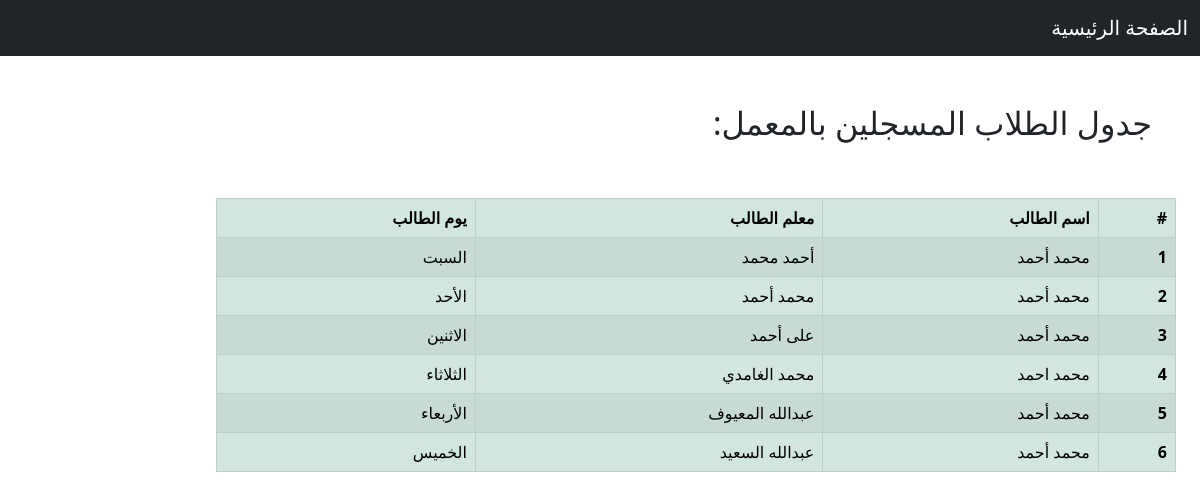
The page /students/ on the database its author committed.
### main/models.py (models this page shows, shortened)
class Student(models.Model):
    name = models.CharField(max_length=150, verbose_name='الاسم')
    teacher = models.ForeignKey(Teacher, on_delete=models.CASCADE)

class Teacher(models.Model):
    satur = 0
    sun = 1
    mon = 2
    tues = 3
    wedns = 4
    thurs = 5
    Choices = [
        (satur, 'السبت'),
        (sun, 'الأحد'),
        (mon, 'الاثنين'),
        (tues, 'الثلاثاء'),
        (wedns, 'الاربعاء'),
        (thurs, 'الخميس')
    ]
    name = models.CharField(max_length=150, verbose_name='الاسم')
    day = models.PositiveSmallIntegerField(
        choices=Choices, verbose_name='يوم المدرس بالمعمل')

### main/views.py (the view)
# urls.py: path('students/', views.students, name='students'),
def students(request):
    student_list = Student.objects.all()
    return render(request, 'main/students.html', {'students': student_list})

### main/templatetags/my_filters.py (called while the page is built)
def day(obj):
    dict = {0: 'السبت', 1: 'الأحد', 2: 'الاثنين', 3: 'الثلاثاء', 4: 'الأربعاء', 5: 'الخميس'}
    return dict[obj]

### templates/main/students.html (shortened to what this page needs)
{% extends "main/lab.html" %}
{% load my_filters %}
{% block header%}
<h2 class="p-5">جدول الطلاب المسجلين بالمعمل: </h3>
{% endblock %}
{% block content %}
<div class="px-4">
  {% if students %}
  <table class="table table-bordered table-striped table-success" style="width:60rem">
    <thead>
      <tr>
        <th scope="col">#</th>
        <th scope="col">اسم الطالب</th>
        <th scope="col">معلم الطالب</th>
        <th scope="col">يوم الطالب</th>
      </tr>
    </thead>
    <tbody>
    {% for student in students %}
      <tr>
        <th scope="row">{{ forloop.counter }}</th>
        <td>{{ student.name }}</td>
        <td>{{ student.teacher.name }}</td>
        <td>{{ student.teacher.day|day }}</td>
      </tr>
    {% endfor %}
    </tbody>
  </table>
  {% else %}
  <h2>لا يوجد جدول بالطلاب</h2>
  {% endif %}
</div>
{% endblock %}

### rows shown on the page
Student: name "محمد أحمد", teacher.name "أحمد محمد", teacher.day|day "السبت"
Student: name "محمد أحمد", teacher.name "محمد أحمد", teacher.day|day "الأحد"
Student: name "محمد أحمد", teacher.name "على أحمد", teacher.day|day "الاثنين"
Student: name "محمد احمد", teacher.name "محمد الغامدي", teacher.day|day "الثلاثاء"
Student: name "محمد أحمد", teacher.name "عبدالله المعيوف", teacher.day|day "الأربعاء"
Student: name "محمد أحمد", teacher.name "عبدالله السعيد", teacher.day|day "الخميس"
